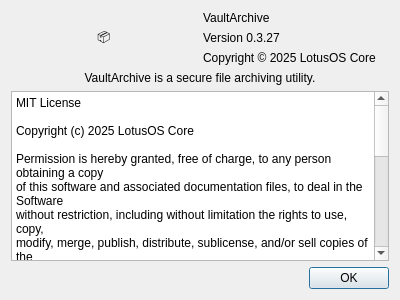
<?xml version="1.0" encoding="UTF-8"?>
<ui version="4.0">
 <class>AboutDialog</class>
 <widget class="QDialog" name="AboutDialog">
  <property name="geometry">
   <rect>
    <x>0</x>
    <y>0</y>
    <width>400</width>
    <height>300</height>
   </rect>
  </property>
  <property name="windowTitle">
   <string>About VaultArchive</string>
  </property>
  <layout class="QVBoxLayout" name="verticalLayout">
   <item>
    <layout class="QHBoxLayout" name="horizontalLayout">
     <item>
      <widget class="QLabel" name="iconLabel">
       <property name="text">
        <string>📦</string>
       </property>
       <property name="alignment">
        <set>Qt::AlignCenter</set>
       </property>
       <property name="textFormat">
        <enum>Qt::PlainText</enum>
       </property>
      </widget>
     </item>
     <item>
      <layout class="QVBoxLayout" name="verticalLayout_2">
       <item>
        <widget class="QLabel" name="titleLabel">
         <property name="text">
          <string>VaultArchive</string>
         </property>
        </widget>
       </item>
       <item>
        <widget class="QLabel" name="versionLabel">
         <property name="text">
          <string>Version 0.3.27</string>
         </property>
        </widget>
       </item>
       <item>
        <widget class="QLabel" name="copyrightLabel">
         <property name="text">
          <string>Copyright © 2025 LotusOS Core</string>
         </property>
        </widget>
       </item>
      </layout>
     </item>
    </layout>
   </item>
   <item>
    <widget class="QLabel" name="descriptionLabel">
     <property name="text">
      <string>VaultArchive is a secure file archiving utility.</string>
     </property>
     <property name="alignment">
      <set>Qt::AlignCenter</set>
     </property>
     <property name="wordWrap">
      <bool>true</bool>
     </property>
    </widget>
   </item>
   <item>
    <widget class="QTextEdit" name="licenseTextEdit">
     <property name="readOnly">
      <bool>true</bool>
     </property>
     <property name="plainText">
      <string>MIT License

Copyright (c) 2025 LotusOS Core

Permission is hereby granted, free of charge, to any person obtaining a copy
of this software and associated documentation files, to deal in the Software
without restriction, including without limitation the rights to use, copy,
modify, merge, publish, distribute, sublicense, and/or sell copies of the
Software, and to permit persons to whom the Software is furnished to do so,
subject to the following conditions:

The above copyright notice and this permission notice shall be included in all
copies or substantial portions of the Software.

THE SOFTWARE IS PROVIDED "AS IS", WITHOUT WARRANTY OF ANY KIND, EXPRESS OR
IMPLIED, INCLUDING BUT NOT LIMITED TO THE WARRANTIES OF MERCHANTABILITY,
FITNESS FOR A PARTICULAR PURPOSE AND NONINFRINGEMENT. IN NO EVENT SHALL THE
AUTHORS OR COPYRIGHT HOLDERS BE LIABLE FOR ANY CLAIM, DAMAGES OR OTHER
LIABILITY, WHETHER IN AN ACTION OF CONTRACT, TORT OR OTHERWISE, ARISING FROM,
OUT OF OR IN CONNECTION WITH THE SOFTWARE OR THE USE OR OTHER DEALINGS IN THE
SOFTWARE.</string>
     </property>
    </widget>
   </item>
   <item>
    <widget class="QDialogButtonBox" name="buttonBox">
     <property name="orientation">
      <enum>Qt::Horizontal</enum>
     </property>
     <property name="standardButtons">
      <set>QDialogButtonBox::Ok</set>
     </property>
    </widget>
   </item>
  </layout>
 </widget>
 <resources/>
 <connections>
  <connection>
   <sender>buttonBox</sender>
   <signal>accepted()</signal>
   <receiver>AboutDialog</receiver>
   <slot>accept()</slot>
   <hints>
    <hint type="sourcelabel">
     <x>248</x>
     <y>254</y>
    </hint>
    <hint type="destinationlabel">
     <x>157</x>
     <y>274</y>
    </hint>
   </hints>
  </connection>
  <connection>
   <sender>buttonBox</sender>
   <signal>rejected()</signal>
   <receiver>AboutDialog</receiver>
   <slot>reject()</slot>
   <hints>
    <hint type="sourcelabel">
     <x>248</x>
     <y>254</y>
    </hint>
    <hint type="destinationlabel">
     <x>157</x>
     <y>274</y>
    </hint>
   </hints>
  </connection>
 </connections>
</ui>
